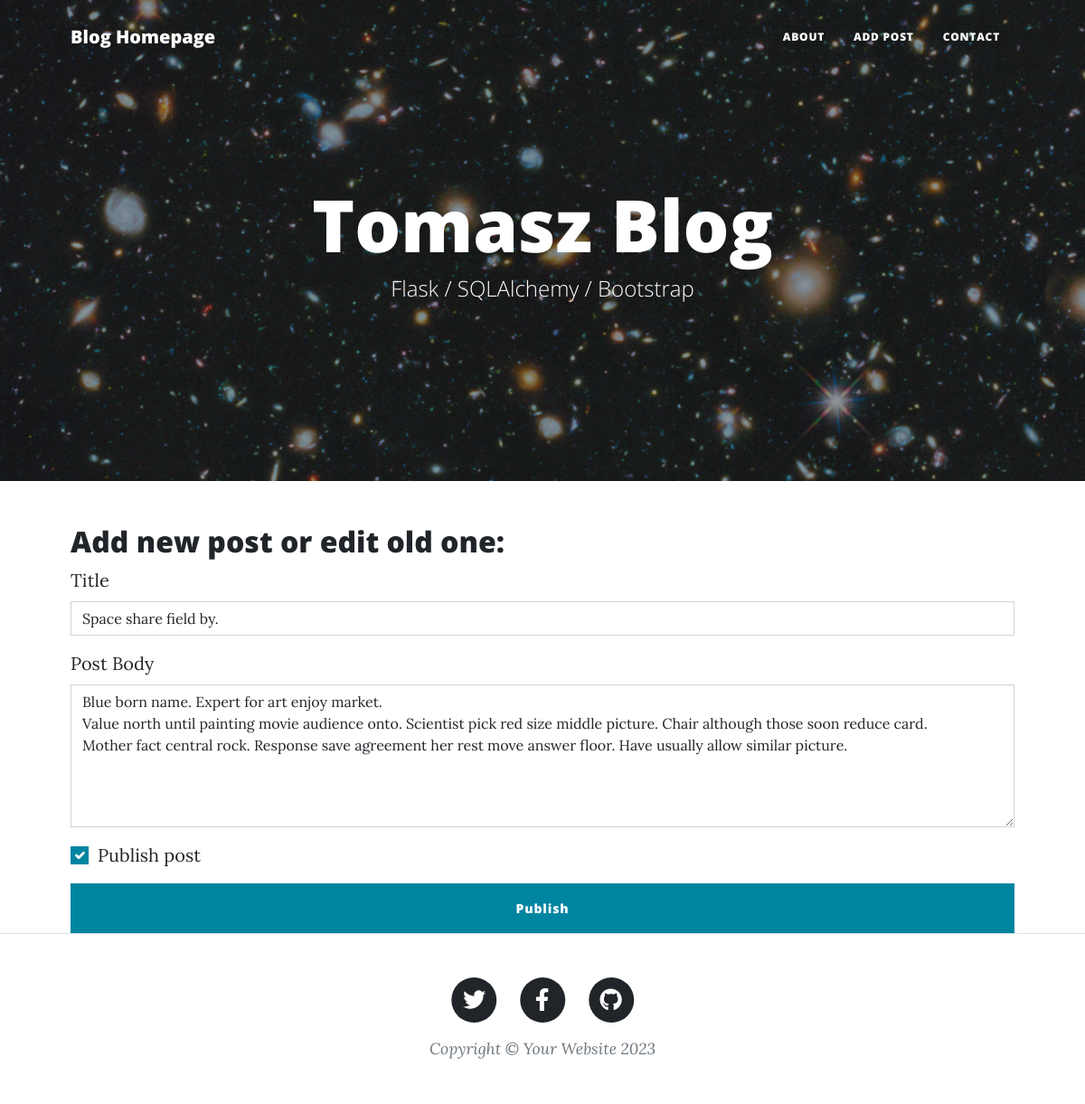
The app's page /edit-post/2 with its own data.
### blog/models.py (models this page shows)
class Entry(db.Model):
   id = db.Column(db.Integer, primary_key=True)
   title = db.Column(db.String(80), nullable=False)
   body = db.Column(db.Text, nullable=False)
   pub_date = db.Column(db.DateTime, nullable=False,
       default=datetime.datetime.utcnow)
   is_published = db.Column(db.Boolean, default=False)

### blog/routes.py (the view, shortened to what this page needs)
@app.route("/new_post", methods=['GET', 'POST'])
@app.route("/edit-post/<int:entry_id>", methods=["GET", "POST"])
def handle_post(entry_id = None):
    errors = ""
    if entry_id:
        entry = Entry.query.filter_by(id=entry_id).first_or_404()
        form = EntryForm(obj=entry)
    else:
        form = EntryForm()
        entry = Entry()
    errors = form.errors if request.method == 'POST' else None
    return render_template("add_post.html", form=form, errors=errors)

### blog/forms.py
class EntryForm(FlaskForm):
    title = StringField('Title', validators=[DataRequired()])
    body = TextAreaField('Post body', validators=[DataRequired()])
    is_published = BooleanField('Is post published')

### blog/templates/add_post.html (shortened to what this page needs)
{% extends "index.html" %}
{% block content %}
<div class="container px-4 px-lg-5 mt-5">
    <h2> Add new post or edit old one: </h2>
    <form method="POST" action="/new_post">
        <div class="mb-3">
            <label for="title" class="form-label">Title</label>
            {{ form.title(class="form-control", placeholder="Enter title") }}
        </div>
        <div class="mb-3">
            <label for="body" class="form-label">Post Body</label>
            {{ form.body(class="form-control", rows="6", placeholder="Write your post here...") }}
        </div>
        <div class="form-check mb-3">
            {{ form.is_published(class="form-check-input") }}
            <label class="form-check-label" for="is_published">Publish post</label>
        </div>
        <button type="submit" class="btn btn-primary w-100">Publish</button>
    </form>
</div>
{% endblock %}

### records on screen
Entry: title "Space share field by.", body "Blue born name. Expert for art enjoy market. Value north until painting movie audience onto. Scientist pick red size middle picture. Chair although those soon reduce card. Mother fact central rock. Response save agreement her rest move answer floor. Have usually allow similar picture.", is_published "☑"
